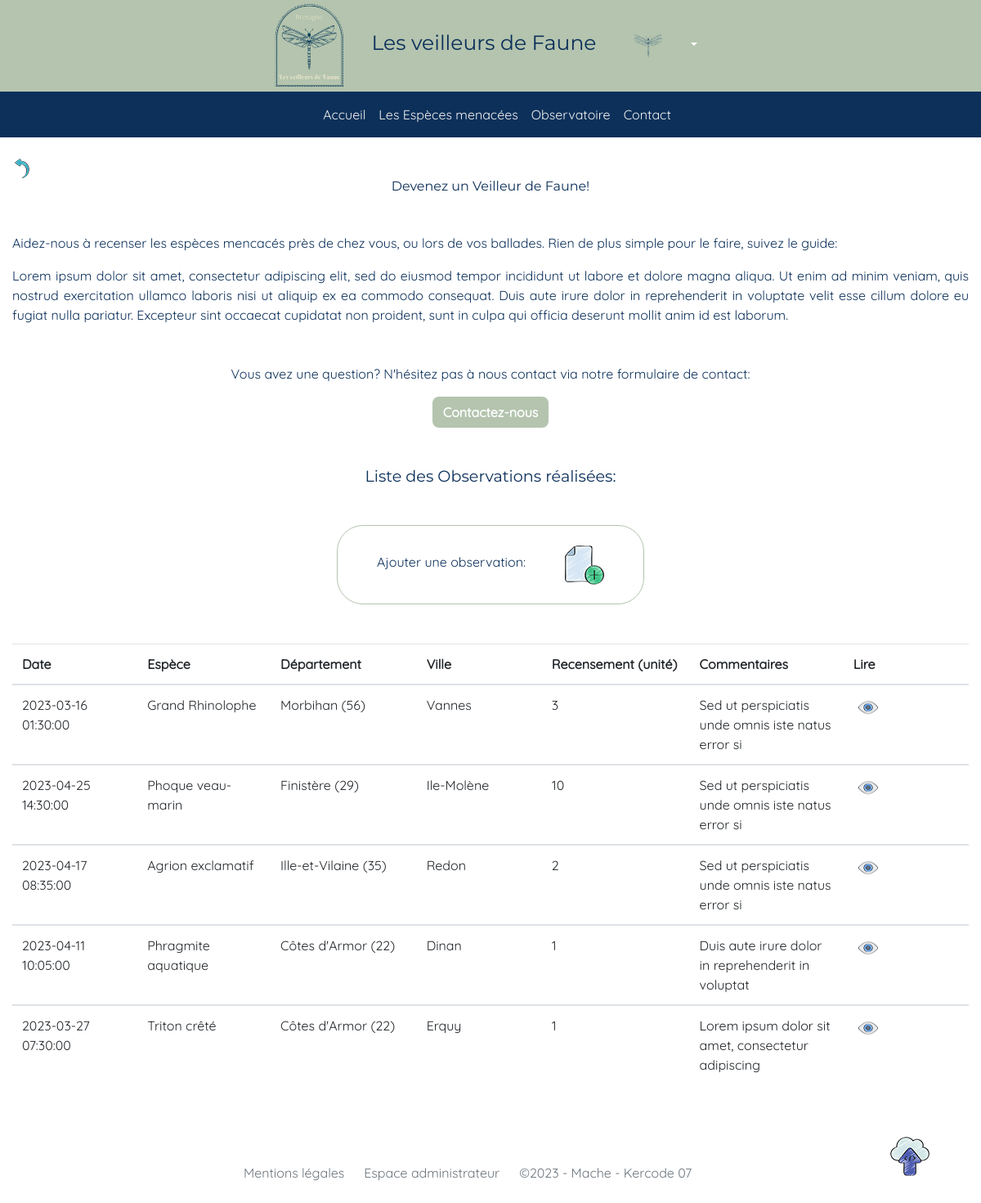
Page /index.php?action=findAllObservations on the committed database.
### tables this page shows
CREATE TABLE `observation` (
  `idObservation` int(11) NOT NULL,
  `date` datetime NOT NULL,
  `department` varchar(50) NOT NULL,
  `location` varchar(50) NOT NULL,
  `counting` int(11) NOT NULL,
  `picture` varchar(250) NOT NULL,
  `pictureCredit` varchar(255) DEFAULT NULL,
  `comments` text DEFAULT NULL,
  `idSpecies` int(11) NOT NULL,
  `idAccount` int(11) DEFAULT NULL
);

CREATE TABLE `species` (
  `idSpecies` int(11) NOT NULL,
  `scientificName` varchar(50) NOT NULL,
  `commonName` varchar(50) NOT NULL,
  `picture` varchar(250) NOT NULL,
  `pictureCredit` varchar(255) DEFAULT NULL,
  `content` text NOT NULL,
  `bretagneStatus` varchar(250) NOT NULL,
  `franceStatus` varchar(50) DEFAULT NULL,
  `worldStatus` varchar(250) DEFAULT NULL,
  `height` int(11) DEFAULT NULL,
  `weight` int(11) DEFAULT NULL,
  `diet` text NOT NULL,
  `threats` text NOT NULL,
  `idCategory` int(11) NOT NULL
);

### App/Models/Observation.php (called while the page is built, shortened)
<?php
class Observation extends DbConnection
{
    public static function findAllObservations(): array
    {
        try {
            $pdo = self::connection();
            if (!empty($pdo)) {
                $sql = $pdo->prepare(
                    "SELECT a.pseudo, o.idObservation, o.date, o.department, o.location, o.counting, o.picture, o.pictureCredit, o.comments, s.commonName
                    FROM observation AS o
                    INNER JOIN account AS a ON a.idAccount = o.idAccount
                    INNER JOIN species AS s ON s.idSpecies = o.idSpecies
                ");
                $sql->execute();
                return $sql->fetchAll();
            }
        }
        catch (PDOException $e){
            echo "La lecture des observations a échoué: " . $e->getMessage();
        }
    }
}

### App/Views/Front/ObservationViews/getAllObservationsFront.php (the view, shortened to what this page needs)
<?php
  include('./App/Views/Front/Layout/head.php') ;
  include('./App/Views/Front/Layout/header.php') ;
?>
<div class="d-flex mt-4">
  <a title="Retournez à la page d'accueil" href="index.php">
    <img class="crudIcon" src="Public/img/back.png" alt="icone retour en arrière">
  </a>
</div>
<h2 class="text-center mb-5">Devenez un Veilleur de Faune!</h2>
<article class="text-justify">
  <p>Aidez-nous à recenser les espèces mencacés près de chez vous, ou lors de vos ballades. Rien de plus simple pour le
    faire, suivez le guide: </p>
  <p>Lorem ipsum dolor sit amet, consectetur adipiscing elit, sed do eiusmod tempor incididunt ut labore et dolore magna
    aliqua. Ut enim ad minim veniam, quis nostrud exercitation ullamco laboris nisi ut aliquip ex ea commodo consequat.
    Duis aute irure dolor in reprehenderit in voluptate velit esse cillum dolore eu fugiat nulla pariatur. Excepteur
    sint occaecat cupidatat non proident, sunt in culpa qui officia deserunt mollit anim id est laborum.</p>
</article>
<div class="text-center mt-5">
  <p>Vous avez une question? N'hésitez pas à nous contact via notre formulaire de contact:</p>
  <a href="index.php?action=contact" title="contactez-nous" class="btn">Contactez-nous</a>
</div>
<h3 class="text-center m-5">Liste des Observations réalisées:</h3>
<div class="d-flex justify-content-center mb-5">
  <div class="clickToAdd d-flex px-5">
    <p class="mt-2"> Ajouter une observation: </p>
    <a title="Ajouter une observation" href="index.php?action=createObservation"><img class="pl-5"
        src="Public/img/ajouter.png" alt="icone ajout"></a>
  </div>
</div>
<table class="table table-hover table-responsive-xs">
  <thead>
    <tr>
      <th scope="col" class="align-middle">Date</th>
      <th scope="col" class="align-middle">Espèce </th>
      <th scope="col" class="align-middle">Département</th>
      <th scope="col" class="d-none d-sm-table-cell align-middle">Ville</th>
      <th scope="col" class="d-none d-sm-table-cell align-middle" >Recensement (unité)</th>
      <th scope="col" class="d-none d-sm-table-cell align-middle">Commentaires</th>
      <th scope="col" class="align-middle">Lire</th>
    </tr>
  </thead>
  <?php foreach ($observations as $observation) : ?>
    <tbody>
      <tr>
        <td class="col-1"><?php echo $observation['date']; ?></td>
        <td class="col-1"><?php echo $observation['commonName']; ?></td>
        <td class="col-1"><?php echo $observation['department']; ?></td>
        <td class="col-1 d-none d-sm-table-cell"><?php echo $observation['location']; ?></td>
        <td class="col-1 d-none d-sm-table-cell"><?php echo $observation['counting']; ?></td>
        <td class="col-1 d-none d-sm-table-cell"><?php echo substr($observation['comments'], 0, 50); ?></td>
        <td class="col-1">
          <button type="button" class="btnModal" data-toggle="modal"
            data-target="#readObsModalFront<?php echo $observation['idObservation']; ?>">
            <img class="crudIconMessage" src="Public/img/voir.png" alt="icone oeil">
          </button>
        </td>
      </tr>
    </tbody>
  <?php endforeach; ?>
</table>
<div>
  <a title="Remonter en haut de la page" href="index.php?action=findAllObservations">
    <img class="mr-5 mt-5 float-right" src="Public/img/up.png" alt="flèche haut">
  </a>
</div>
<?php
  include('./App/Views/Front/Layout/footer.php') ;
?>

### Public/css/style.css (style rules this page uses)
:root { --main-color: rgba(180, 196, 174); --secondary-color: rgba(12,48,90); --accent-color: rgb(244, 244, 242); }
* { scroll-behavior: smooth; font-family: 'Quicksand', 'Roboto', 'Segoe UI'; }
h1, h2, h3 { font-family: 'Montserrat', 'Roboto', 'Segoe UI'; color: var(--secondary-color); }
h2 { font-size: 1rem; }
h3 { font-size: 1.2rem; }
p { color: var(--secondary-color); }
a, a:visited, a:hover { text-decoration: none; color: rgba(255,255,255); }
.btn { color: rgba(255,255,255); background-color: var(--main-color); border-radius: 0.5rem; font-weight: bold; }
.btnModal { background-color: rgba(0,0,0,0); border: 0; }
.clickToAdd { border: 0.1rem solid var(--main-color); border-radius: 2rem; color: var(--secondary-color); padding: 2% 0 2% 0; }
.crudIcon { width: 50%; height: auto; transition: transform 0.2s ease; }
.crudIconMessage { width: 110%; height: 1.4rem; transition: transform 0.2s ease; }

### rows in the picture
observation: date "2023-03-16 01:30:00", idSpecies.commonName "Grand Rhinolophe", department "Morbihan (56)", location "Vannes", counting "3", comments "Sed ut perspiciatis unde omnis iste natus error si"
observation: date "2023-04-25 14:30:00", idSpecies.commonName "Phoque veau-marin", department "Finistère (29)", location "Ile-Molène", counting "10", comments "Sed ut perspiciatis unde omnis iste natus error si"
observation: date "2023-04-17 08:35:00", idSpecies.commonName "Agrion exclamatif", department "Ille-et-Vilaine (35)", location "Redon", counting "2", comments "Sed ut perspiciatis unde omnis iste natus error si"
observation: date "2023-04-11 10:05:00", idSpecies.commonName "Phragmite aquatique", department "Côtes d'Armor (22)", location "Dinan", counting "1", comments "Duis aute irure dolor in reprehenderit in voluptat"
observation: date "2023-03-27 07:30:00", idSpecies.commonName "Triton crêté", department "Côtes d'Armor (22)", location "Erquy", counting "1", comments "Lorem ipsum dolor sit amet, consectetur adipiscing"
